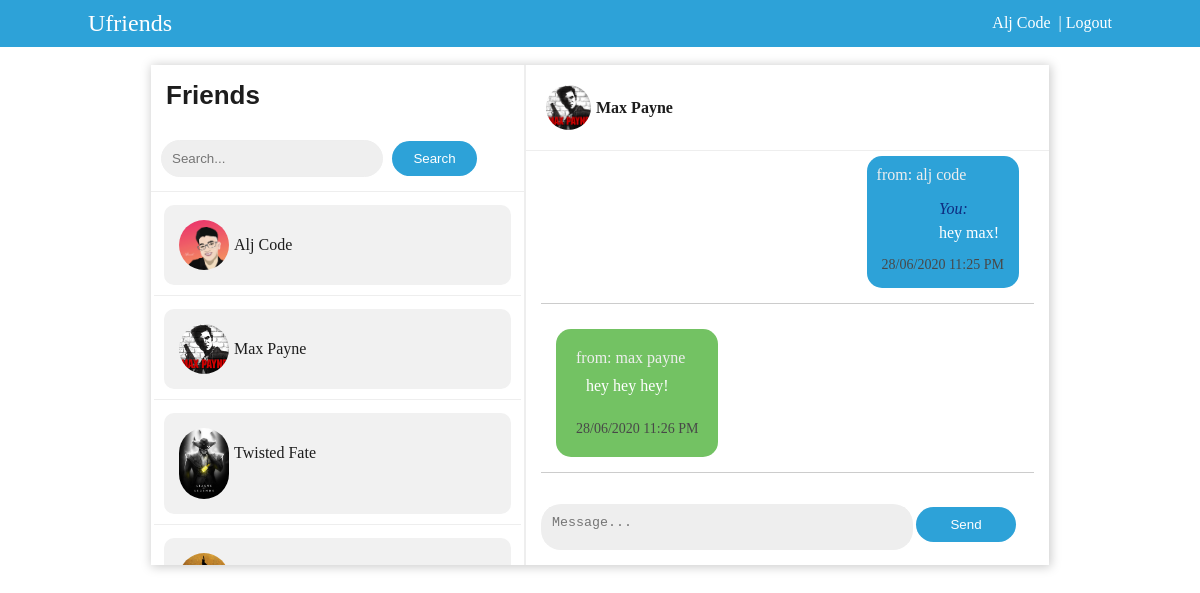
The page /index.php?contact_id=21 (signed in) on the database its author committed.
### tables this page shows
CREATE TABLE `tbl_chat_users` (
  `user_id` int(11) NOT NULL,
  `fname` varchar(25) NOT NULL,
  `lname` varchar(25) NOT NULL,
  `username` varchar(30) NOT NULL,
  `password` varchar(250) NOT NULL,
  `profile_image` text NOT NULL
);

CREATE TABLE `tbl_chat` (
  `chat_id` int(11) NOT NULL,
  `message` varchar(5000) NOT NULL,
  `sender_id` int(20) NOT NULL,
  `reciever_id` int(20) NOT NULL,
  `sent_on` datetime NOT NULL DEFAULT CURRENT_TIMESTAMP ON UPDATE CURRENT_TIMESTAMP
);

### includes/dbh.inc.php (called while the page is built, shortened)
<?php
class Database{
protected function db_connect(){
$this->db_host="localhost";
$this->db_username="root";
$this->db_password="";
$this->db_name="chatapp_db";
    $this->connection = new mysqli($this->db_host,$this->db_username,$this->db_password,$this->db_name);
    return $this->connection;
}
}
?>

### includes/select.class.php (called while the page is built, shortened)
<?php
include_once 'dbh.inc.php';
class Select_class extends Database{
public function select_contacts(){
	$query="Select * from tbl_chat_users";
	$result=mysqli_query($this->connection,$query);
	return $result;
}
public function select_details($current_user){
	$query="Select * from tbl_chat_users where user_id ='".$current_user."'";
	$result=mysqli_query($this->connection,$query);
	return $result;
}
public function get_messages($contact_id,$current_user){
$query ="Select tbl_chat.message, tbl_chat.sender_id, tbl_chat.reciever_id,
		 tbl_chat.sent_on,tbl_chat_users.user_id,tbl_chat_users.fname,tbl_chat_users.lname
		 FROM tbl_chat_users JOIN tbl_chat ON tbl_chat_users.user_id =tbl_chat.sender_id
		WHERE (tbl_chat.sender_id = '".$current_user."'
		AND tbl_chat.reciever_id = '".$contact_id."')
		OR (tbl_chat.sender_id = '".$contact_id."'
		AND tbl_chat.reciever_id = '".$current_user."')
		ORDER BY sent_on
		";
$result =mysqli_query($this->connection,$query);
return $result;
}
public function get_contact_name($contact_name){
	$query="Select fname, lname ,profile_image from tbl_chat_users where user_id ='$contact_name'";
	$result=mysqli_query($this->connection,$query);
	return $result;
}
}
?>

### index.php (the view, shortened to what this page needs)
<?php
include 'includes/select.class.php';
$conn_read_contacts = new Select_class();
$read_all_contacts = $conn_read_contacts->select_contacts();
$conn = new Select_class();
$current_user = $_SESSION['id'];
$read_login_user =$conn->select_details($current_user);
$fetch_data=mysqli_fetch_assoc($read_login_user);
$conn_getmessage = new Select_class();
$contact_id = $_GET['contact_id'];
$current_user = $_SESSION['id'];
$read_message = $conn_getmessage->get_messages($contact_id,$current_user);
$conn_getContact_name =new Select_class();
$contact_name = $_GET['contact_id'];
$read_contact_name =$conn_getContact_name->get_contact_name($contact_name);
$fetch_current_contact_name=mysqli_fetch_assoc($read_contact_name);
?>
<!Doctype html>
<html>
<head>
<link rel="stylesheet" type="text/css" href="css/main.css"/>
</head>
<body>
<div class="page-container">
  <div class="top-header">
  <div class="container">
  <div class="top-content">
	<div class="logo">
		<label style="font-size:24px;">Ufriends</label>
	</div>
	<div class="user" style="text-align:right;">
  <?php
	echo "<a href=edit_profile.php?user_id=".$current_user." style='text-decoration:none;color:#ffffff;'>" .ucfirst($fetch_data['fname'])." ".ucfirst($fetch_data['lname']). "</a>";
 ?>
<a href='functions/logout.func.php?user_id=<?php echo $fetch_data['user_id'];?>' style="text-decoration:none;color:#ffffff;">&nbsp; | Logout</a>
	</div>
	</div>
</div>
 </div><br>
 <div class="container2">
    <div class="chatapp-wrapper">
      <div class="side-panel">
        <h2>Friends</h2>
		<div class="search-section">
		 <form method="Post" action="">
		  <input type="text" class="search_friends" name="search_contact" placeholder="Search...">
		  <input type="submit" name="search-btn" class="search-friends-btn" value="Search"/>
		</form>
		</div>
	   <?php
	      while($row=mysqli_fetch_assoc($read_all_contacts)){
		?>
	  <div class="contacts">
        	<a href="index.php?contact_id=<?php echo $row['user_id'];?>"><div class="contact_list"><?php echo "<img src='".$row['profile_image']."'  />";?><?php echo ucfirst($row['fname'])." ".ucfirst($row['lname']);?></div></a>
           </div>
	   	<?php
		}
		?>
      </div>
        <div class="chat-section">
			 <div class="current_chat">
				<div class="current_chat_container">
			 <?php echo "<img src='".$fetch_current_contact_name['profile_image']."'  />";?><?php echo " <label class='chat_name'>  ".ucfirst($fetch_current_contact_name['fname'])." ".ucfirst($fetch_current_contact_name['lname'])."</label>";?>
				</div>
			 </div>
			 <div class="chats_wrapper" id="chats_wrapper" style="overflow-y:auto;height:327px;padding:5px;">
				 <?php
				 while($fetch_message=mysqli_fetch_assoc($read_message)){
					$date_sent = date_create($fetch_message['sent_on']);
					$sender_names=  "<label style='color:#eee;'>from:"." " .$fetch_message['fname']." ".$fetch_message['lname']."</label><br>";
					$messages = $fetch_message['message'];
					$sent_messages_date = "<section style='text-align:right;border:px solid red;max-width:100%;font-size:14px;'>". date_format($date_sent, 'd/m/Y  g:i A')."</section>";
				 ?>
					 <div class="message" style="overflow:hidden;background:eaeaeaa3;color:#484848;width:max-width:100%;;height:auto;margin:10px;border-bottom:1px solid #ccc;padding:15px;">
					 <?php
					 $current_user_sender ="<label style='line-height:30px;color:#0e2a7f;font-style:italic;'>You:<br></label>";
					 if($fetch_message['sender_id'] == $current_user){
						$messages_wrapper_start = "<div style='float:right;padding:10px;max-width:70%;overflow:hidden;border-radius:15px;background:#2da2d8'>";
						$messages = "<div style='color:#ffffff;padding:10px;float:right;max-width:100%;overflow:hidden;padding:10px;'>". $current_user_sender.$messages."</div></br>";
						$sent_messages_date = "<div style='float:right;margin:5px;max-width:100%;'>".$sent_messages_date."</div>";
						$messages_wrapper_end = "</div>";
					 }
					 else if($fetch_message['sender_id'] == $contact_id){
					   $messages_wrapper_start = "<div style='float:left;padding:20px;max-width:70%;overflow:hidden;border-radius:15px;background:#73c263;'>";
						$messages = "<div style='color:#ffffff;padding:10px;float:left;max-width:100%;'>".$messages."</div></br></br>";
						$sent_messages_date = "<div style='float:left;margin:px;max-width:100%;'>".$sent_messages_date."</div>";
						$messages_wrapper_end = "</div>";
					 }
					 echo $messages_wrapper_start.$sender_names;
					 echo $messages."<br>";
					 echo $sent_messages_date.$messages_wrapper_end;
					 ?>
				 </div>
				 <?php
				 }
				 ?>
				</div><br>
				<div class="type_sect" style="position:absolute;bottom:0;padding:15px;height:auto;background:#ffffff;">
					<form method="post" action="functions/send_message.func.php?contact_id=<?php echo $_GET['contact_id'];?>">
						<div class="textarea_message" style="border:none;border-radius:20px;overflow:hidden;float:left;background:#eee;">
						<textarea type="text" name="type-message" placeholder="Message..." style="outline:none;background:#eee;resize:none;padding:8px;width:350px;height:20px;margin:3px;overflow:auto;border:none;"></textarea>
						</div>
						<input type="submit" name="send-btn" value="Send" style="border:none;border-radius:20px;background:#2da2d8;color:#ffffff;padding:10px;margin:3px;width:100px;"/>
					</form>
				</div>
    </div>
	</div>
</div>
</body>
</html>

### css/main.css (style rules this page uses)
* { margin:0; padding:0; }
body { font-family:calibri; font-size:16px; }
.container { border:px solid green; width:1024px; position:relative; top:0%; left:50%; transform: translate(-50%,0%); height:auto; padding:10px; }
h2 { font-family:calibri,sans-serif; color:#1d1d1d; padding:15px; background:#ffffff; font-size:26px; }
.top-header { border:px solid yellow; background:#2da2d8; color:#ffffff; }
.top-content { display:flex; flex-wrap:wrap; }
.logo { border:px solid blue; flex:1 0 250px; width:250px; box-sizing:border; }
.user { flex:1 0 350px; width:250px; box-sizing:border; border:px solid red; line-height: 25px; }
.chatapp-wrapper { width:898px; position: relative;; top:0px; left:50%; transform: translate(-50%,0%); box-shadow:1px 1px 10px 1px #ccc; display:flex; padding:0px; flex-wrap:wrap; height:500px; }
.side-panel { flex:1 0 200px; height:500px; overflow:auto; }
.search-section { padding:10px; border-bottom:1px solid #eee; }
.search_friends { padding:10px; border:none; border:1px solid #eee; background:#eeee; border-radius:20px; width:200px; }
.search-friends-btn { padding:10px; color:#ffffff; background:#2da2d8; border:none; border-radius:20px; width:85px; margin:5px; }
.chat-section { flex:1 0 350px; border-left:2px solid #eee; height:auto; }
.contacts { padding:10px; border-bottom:1px solid #eee; margin:3px; font-family:calibri; }
.contacts a { text-decoration:none; color:#1d1d1d; line-height:30px; }
.contacts img { line-height:0px; width:50px; margin:5px; border-radius:300px; }
.contact_list { background:#f1f1f1; padding:10px; border-radius:10px; overflow:hidden; display:flex; line-height:60px; }
input[type=submit] { cursor: pointer; }
.current_chat { max-width:100%; height:auto; border-bottom:1px solid #eee; }
.current_chat_container { display:flex; padding:15px; }
.current_chat img { line-height:0px; width:45px; margin:5px; border-radius:300px; }
.current_chat .chat_name { color:#1d1d1d; line-height:55px; font-weight:700; }

### rows shown on the page
tbl_chat_users: fname "Alj", lname "Code", profile_image (picture), fname "alj", lname "code", tbl_chat.message "hey max!", tbl_chat.sent_on "28/06/2020 11:25 PM"
tbl_chat_users: profile_image (picture), fname "Max", lname "Payne", fname "max", lname "payne", tbl_chat.message "hey hey hey!", tbl_chat.sent_on "28/06/2020 11:26 PM"
tbl_chat_users: profile_image (picture), fname "Twisted", lname "Fate"
tbl_chat_users: profile_image (picture)
